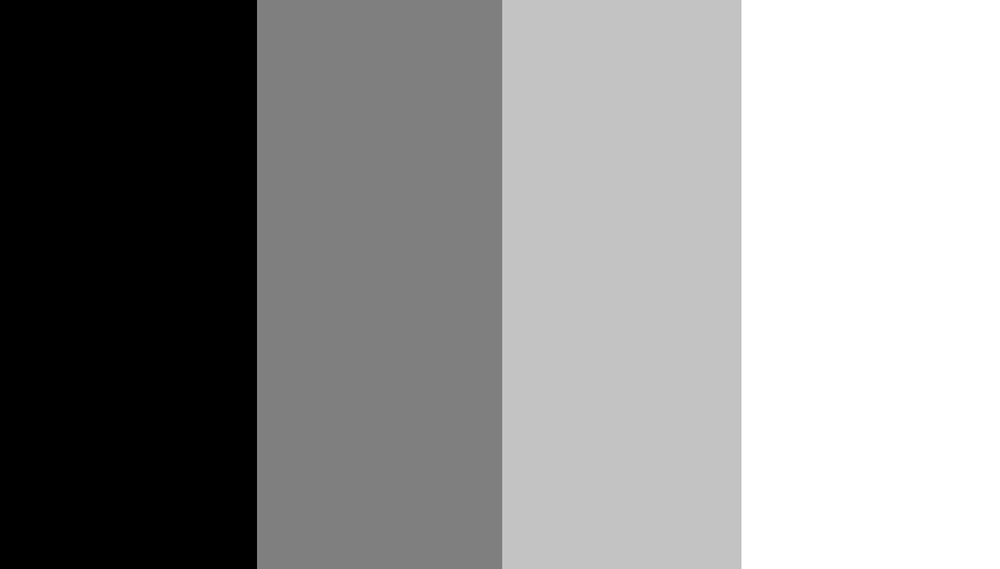
#> input picture OpenCV/threshold.png, 1000 x 569 px, shrunk from 1354 x 770 before the run
$ jupyter execute --allow-errors '13. 이미지 변형(이진화).ipynb'
#> lines starting #> are read from the running program, lines starting #| are printed output that depends on the picture; after the words box and inside, x2 and y2 are one past the last pixel; in counts of white or black regions, pixels touching at a corner belong together
# 13. 이미지 변형(이진화)

## Threshold

#> (a cell that did not finish here is left out)

# Trackbar(값 변화에 따른 변형 확인)

#> (a cell that did not finish here is left out)

## 그림판에서 제작한 이미지

#> (a cell that did not finish here is left out)

[cell 4]
import cv2

img = cv2.imread('threshold.png', cv2.IMREAD_GRAYSCALE)
#> img is the input picture: shape (569, 1000); min 0, max 255, mean 143.7

ret, binary1 = cv2.threshold(img, 0, 255, cv2.THRESH_BINARY)
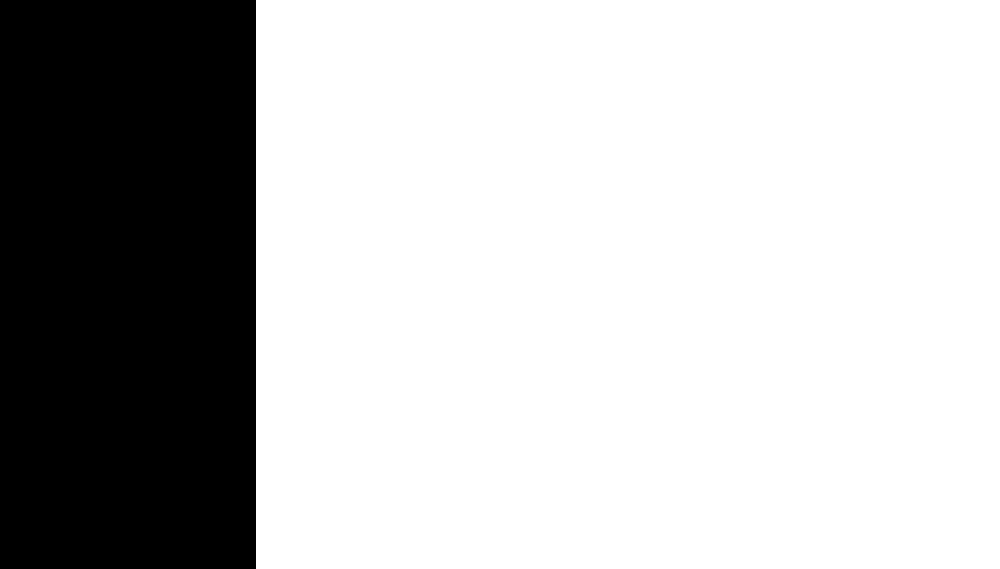
#> binary1: shape (569, 1000); 74.4% white; 1 black region, box (x1, y1, x2, y2) and area: (0, 0, 256, 569) 145664
ret, binary2 = cv2.threshold(img, 127, 255, cv2.THRESH_BINARY)
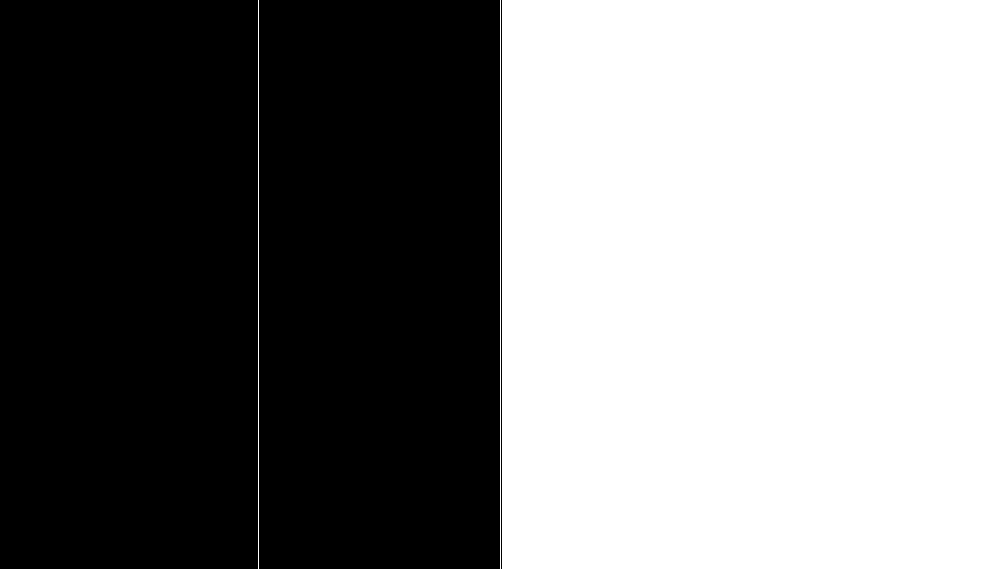
#> binary2: shape (569, 1000); 50% white; 3 white regions, box (x1, y1, x2, y2) and area: (502, 0, 1000, 569) 283362, (258, 0, 259, 569) 569, (500, 0, 501, 569) 569
ret, binary3 = cv2.threshold(img, 195, 255, cv2.THRESH_BINARY)
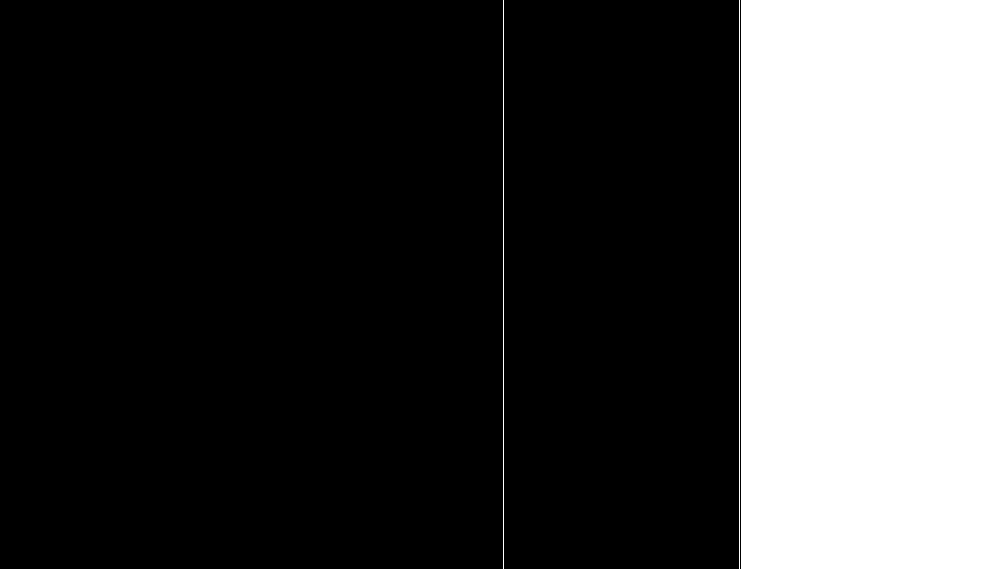
#> binary3: shape (569, 1000); 26.1% white; 3 white regions, box (x1, y1, x2, y2) and area: (741, 0, 1000, 569) 147371, (503, 0, 504, 569) 569, (739, 0, 740, 569) 569


cv2.imshow('img', img)
cv2.imshow('binary1', binary1)
cv2.imshow('binary2', binary2)
cv2.imshow('binary3', binary3)

cv2.waitKey(0)
cv2.destroyAllWindows()

## Adaptive Threshold
이미지를 작은 영역으로 나누어서 임계치 적용

#> (a cell that did not finish here is left out)

## 오츠 알고리즘

Bimodal Image 에 사용하기 적합(최적의 임계치를 자동으로 발견)

[cell 6]
import cv2

img = cv2.imread('book.jpg', cv2.IMREAD_GRAYSCALE)
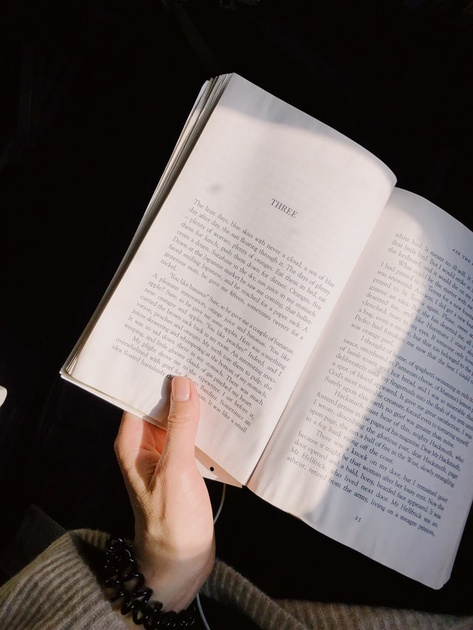
#> input picture OpenCV/book.jpg, 473 x 630 px, shrunk from 640 x 853 before the run
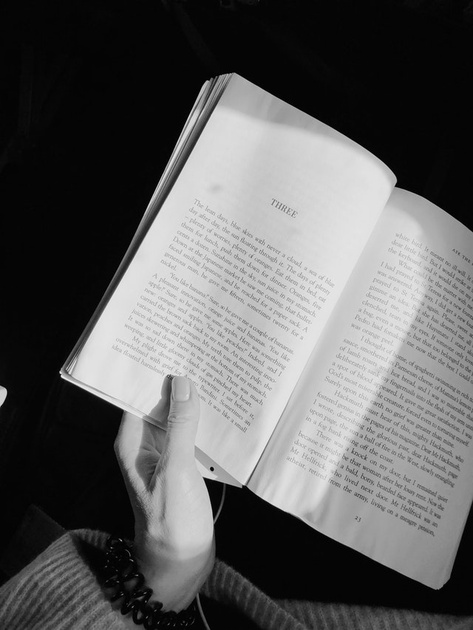
#> img: shape (630, 473); min 0, max 242, mean 94.8

ret, binary = cv2.threshold(img, 127, 255, cv2.THRESH_BINARY)
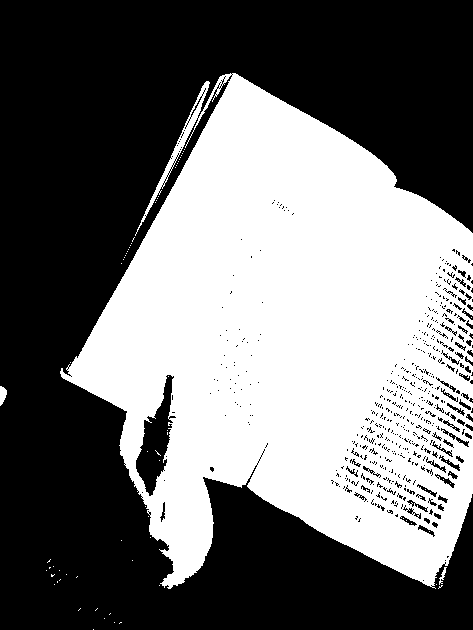
#> binary: shape (630, 473); 44.2% white; 81 white regions (78 under 20 px), largest, box (x1, y1, x2, y2) and area: (60, 73, 473, 589) 131393, (0, 386, 7, 406) 97, (439, 567, 447, 585) 51
ret, otsu = cv2.threshold(img, -1, 255, cv2.THRESH_BINARY | cv2.THRESH_OTSU)
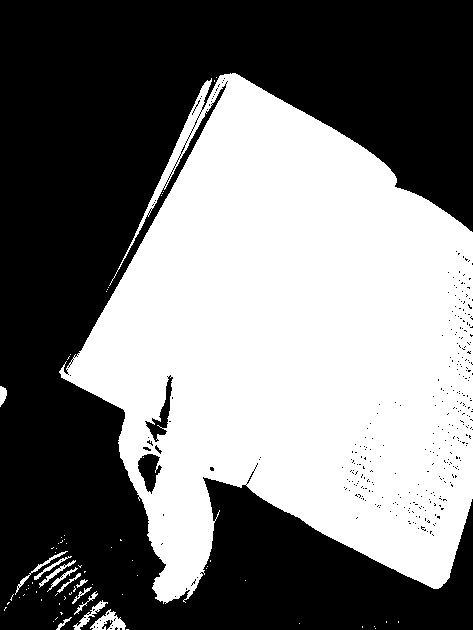
#> otsu: shape (630, 473); 47.2% white; 71 white regions (58 under 20 px), largest, box (x1, y1, x2, y2) and area: (59, 73, 473, 604) 138824, (90, 609, 126, 630) 365, (73, 600, 108, 630) 220
#> ret = 99
print('otsu threshold', ret)
#| otsu threshold 99.0

cv2.imshow('img', img)
cv2.imshow('binary', binary)
cv2.imshow('otsu', otsu)

cv2.waitKey(0)
cv2.destroyAllWindows()
